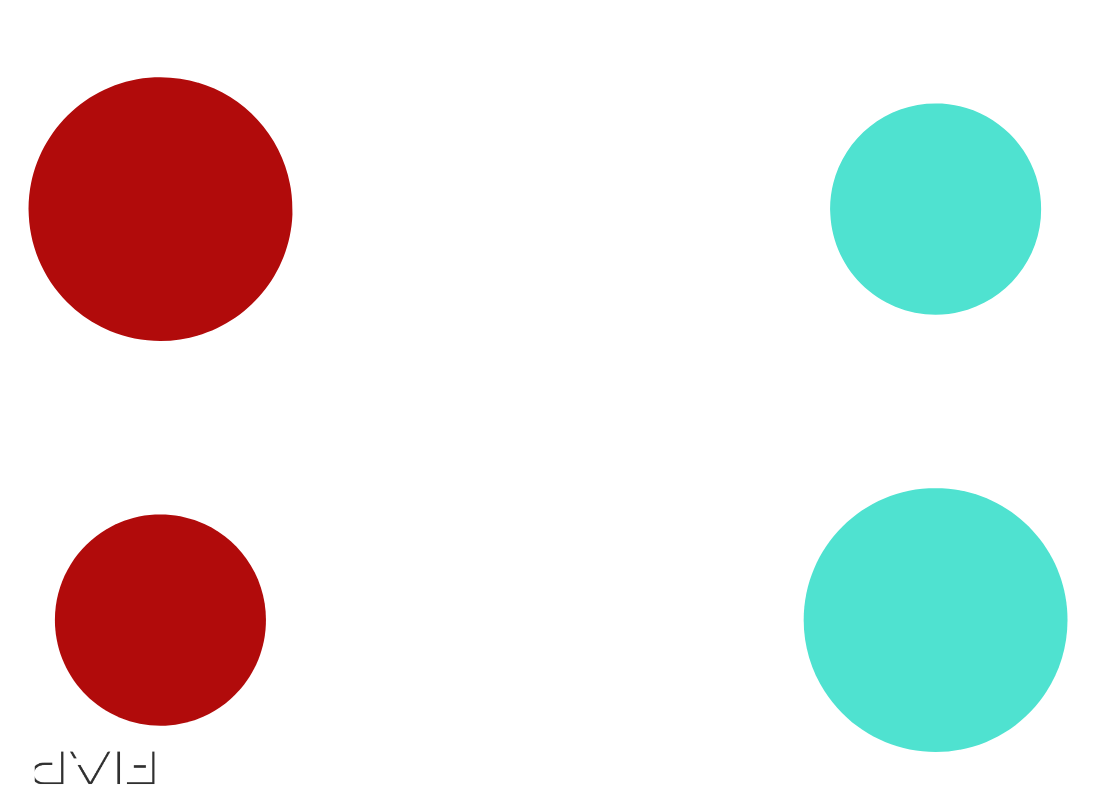
#> input picture circulos.png, 1093 x 812 px
$ jupyter execute nac_opencv.ipynb   (shell and % lines are left out)
#> lines starting #> are read from the running program, lines starting #| are printed output that depends on the picture; after the words box and inside, x2 and y2 are one past the last pixel; in counts of white or black regions, pixels touching at a corner belong together
[cell 1]
#Mostrar imagem
import cv2
from matplotlib import pyplot as plt
import numpy as np
import math

img = cv2.imread('circulos.png')
#> img is the input picture: shape (812, 1093, 3); mean B, G, R 225.5, 227.3, 229.2
img = cv2.cvtColor(img, cv2.COLOR_BGR2RGB)


plt.figure(figsize = (10,10))
plt.imshow(img); plt.show()

[cell 2]
#Converte em BGR e indentifica os circulos maiores
img_gray = cv2.cvtColor(img, cv2.COLOR_BGR2GRAY)
edges = cv2.Canny(img_gray,50,150)
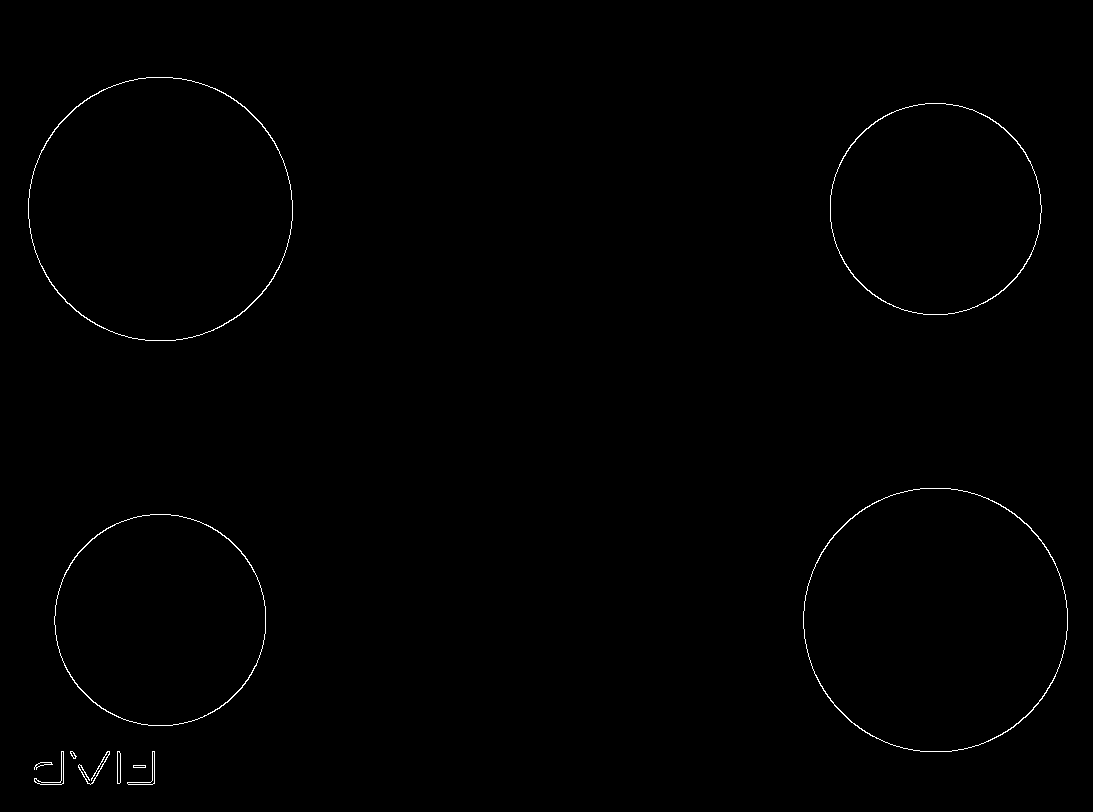
#> edges: shape (812, 1093); 0.45% white in thin lines or dots, all inside (x1, y1, x2, y2) = (28, 77, 1068, 785)
circles=cv2.HoughCircles(edges,cv2.HOUGH_GRADIENT,dp=3,minDist=150,param1=200,param2=150,minRadius=130,maxRadius=250)
#> circles = [[934.5, 619.5, 132.4], [160.5, 208.5, 132.4]]

bordas_rgb = cv2.cvtColor(edges, cv2.COLOR_GRAY2RGB)
output = bordas_rgb


if circles is not None:
    circles = np.uint16(np.around(circles))
#> circles = [[934, 620, 132], [160, 208, 132]]
    for i in circles[0,:]:
        # desenha o contorno do circulo
        cv2.circle(output,(i[0],i[1]),i[2],(0,255,0),2)
        # desenha no centro do circulo
        cv2.circle(output,(i[0],i[1]),2,(0,0,255),3)
#> this loop made 2 passes
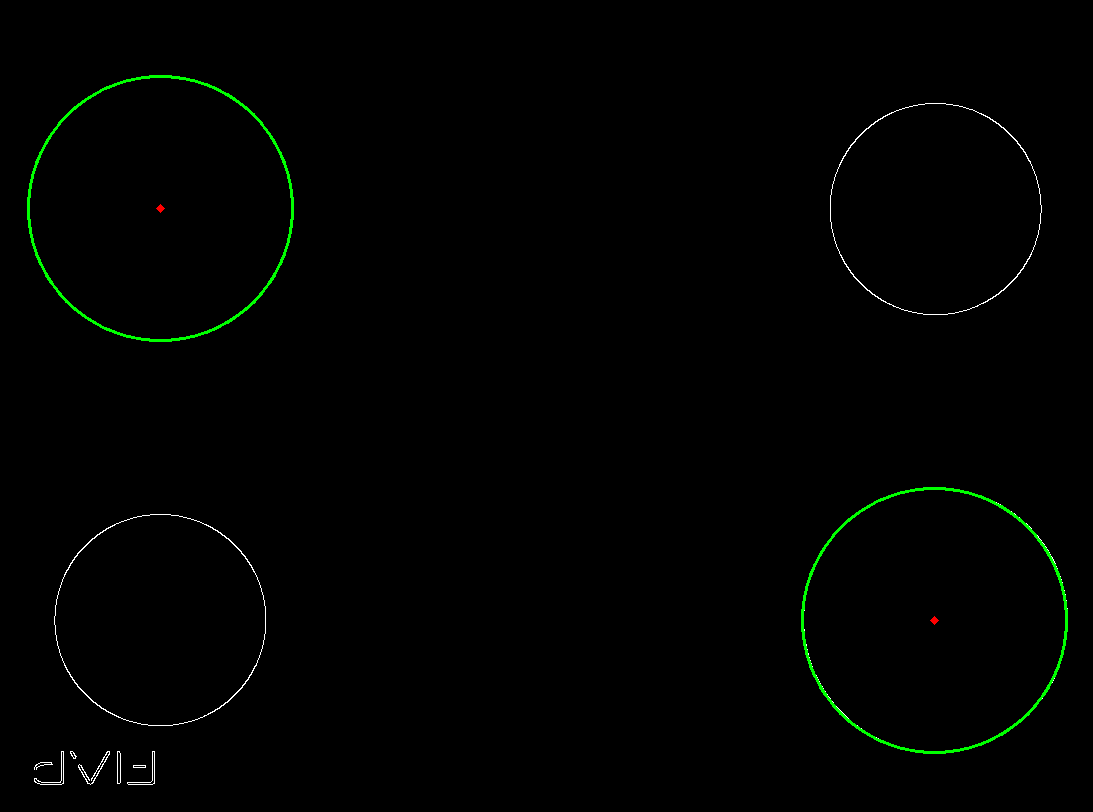
#> output: shape (812, 1093, 3); mean B, G, R 0.6, 2, 0.6

plt.figure(figsize = (10,10))
plt.imshow(output, cmap="Greys_r", vmin=0, vmax=255); plt.show()

[cell 3]
#converte em RGB e inseri os contornos
image_lower_hsv = np.array([0, 255, 0])
image_upper_hsv = np.array([0, 255, 255])

mask_hsv = cv2.inRange(output, image_lower_hsv, image_upper_hsv)
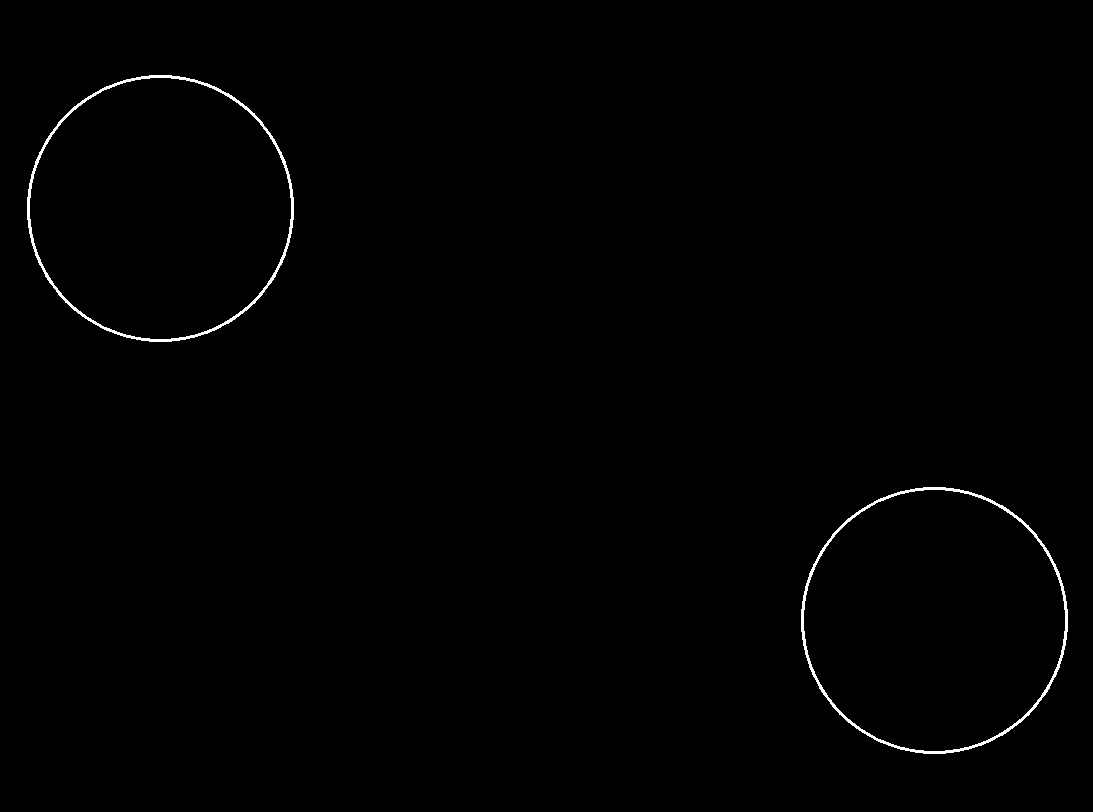
#> mask_hsv: shape (812, 1093); 0.56% white in thin lines or dots, all inside (x1, y1, x2, y2) = (27, 75, 1068, 754)

contornos, _ = cv2.findContours(mask_hsv, cv2.RETR_TREE, cv2.CHAIN_APPROX_SIMPLE)
#> contornos = 4 contours; box (x1, y1, x2, y2) and area: (801, 487, 1068, 754) 55534, (27, 75, 294, 342) 55534, (803, 489, 1066, 752) 53816, (29, 77, 292, 340) 53816

mask_rgb = cv2.cvtColor(mask_hsv, cv2.COLOR_GRAY2RGB)

cv2.drawContours(mask_rgb, contornos, -1, [0, 255, 0], 15);

plt.figure(figsize = (10,10))
plt.imshow(mask_rgb)
plt.show()

[cell 4]
#Criado uma função para desenhar uma cruz

def desenharCruz(maior,x):
#> called with maior = array of shape (378, 1, 2), x = 0
    cnt=maior
#> cnt = contour of 378 points, box (x1, y1, x2, y2) (27, 75, 294, 342), area 55534
    M = cv2.moments(cnt)
#> M = moments, m00 55534.5, centre m10/m00, m01/m00 = (160, 208)

    cx = int(M['m10']/M['m00'])
#> cx = 160
    cy = int(M['m01']/M['m00'])
#> cy = 208

    #desenhar a cruz
    size = 20
    color = (255,0,0)

    cv2.line(mask_rgb,(cx - size,cy),(cx + size,cy),color,5)
#> mask_rgb: shape (812, 1093, 3); mean B, G, R 0.1, 9.1, 0
    cv2.line(mask_rgb,(cx,cy - size),(cx, cy + size),color,5)
#> mask_rgb: shape (812, 1093, 3); mean B, G, R 0.2, 9.1, 0

    font = cv2.FONT_HERSHEY_SIMPLEX
#> font = 0
    origem = (x,50)
    text = cy , cx
#> text = (208, 160)
    cv2.putText(mask_rgb, str(text), origem, font,1,(255,255,0),2,cv2.LINE_AA)
    return text

posicao = []
posicao.append(desenharCruz(contornos[2],0))
posicao.append(desenharCruz(contornos[1],500))
#> call 2 of desenharCruz, with maior = array of shape (372, 1, 2), x = 500
#> in desenharCruz (call 2), `cnt=maior`: cnt = contour of 372 points, box (x1, y1, x2, y2) (803, 489, 1066, 752), area 53816
#> in desenharCruz (call 2), `M = cv2.moments(cnt)`: M = moments, m00 53816, centre m10/m00, m01/m00 = (934, 620)
#> in desenharCruz (call 2), `cx = int(M['m10']/M['m00'])`: cx = 933
#> in desenharCruz (call 2), `cy = int(M['m01']/M['m00'])`: cy = 619
#> in desenharCruz (call 2), `cv2.line(mask_rgb,(cx - size,cy),(cx + size,cy),color,5)`: mask_rgb: shape (812, 1093, 3); mean B, G, R 0.7, 9.5, 0
#> in desenharCruz (call 2), `cv2.line(mask_rgb,(cx,cy - size),(cx, cy + size),color,5)`: mask_rgb: shape (812, 1093, 3); mean B, G, R 0.7, 9.5, 0
#> in desenharCruz (call 2), `text = cy , cx`: text = (619, 933)
#> in desenharCruz (call 2), `cv2.putText(mask_rgb, str(text), origem, font,1,(255,255,0),2,cv2.LINE..`:
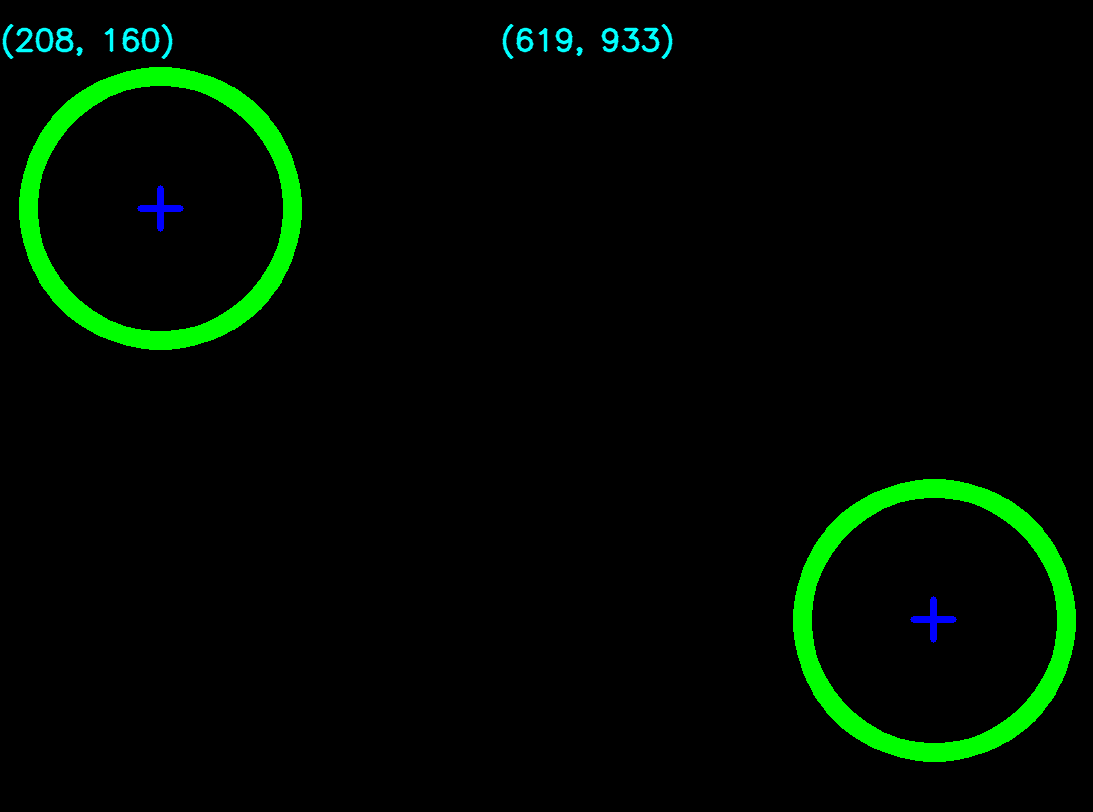
#> mask_rgb: shape (812, 1093, 3); mean B, G, R 1.1, 9.9, 0


print(posicao[0])
#| (208, 160)
print(posicao[1])
#| (619, 933)
fig = plt.figure(figsize=(20,20))
plt.subplot(1, 2, 1)
plt.imshow(mask_rgb);

[cell 5]
#Traçado uma linha entre os dois circulos

y1,x1 = posicao[0]
#> y1 = 208; x1 = 160
y2,x2 = posicao[1]
#> y2 = 619; x2 = 933

img_linha = mask_rgb.copy()

cv2.line(img_linha, (x1,y1), (x2,y2 ), (255, 0, 0), 5)
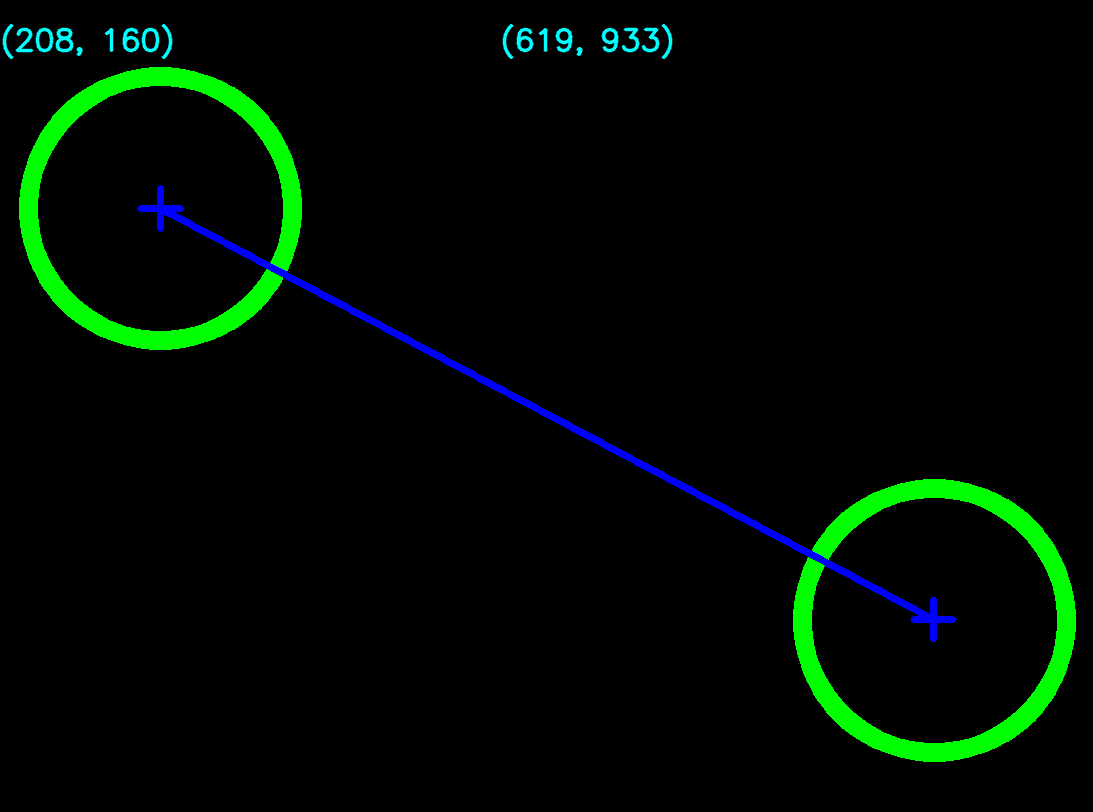
#> img_linha: shape (812, 1093, 3); 0.69% of pixels changed, all inside (x1, y1, x2, y2) = (164, 212, 930, 616)

print(posicao[1])
#| (619, 933)

plt.figure(figsize = (10,10))
plt.imshow(img_linha); plt.show()
